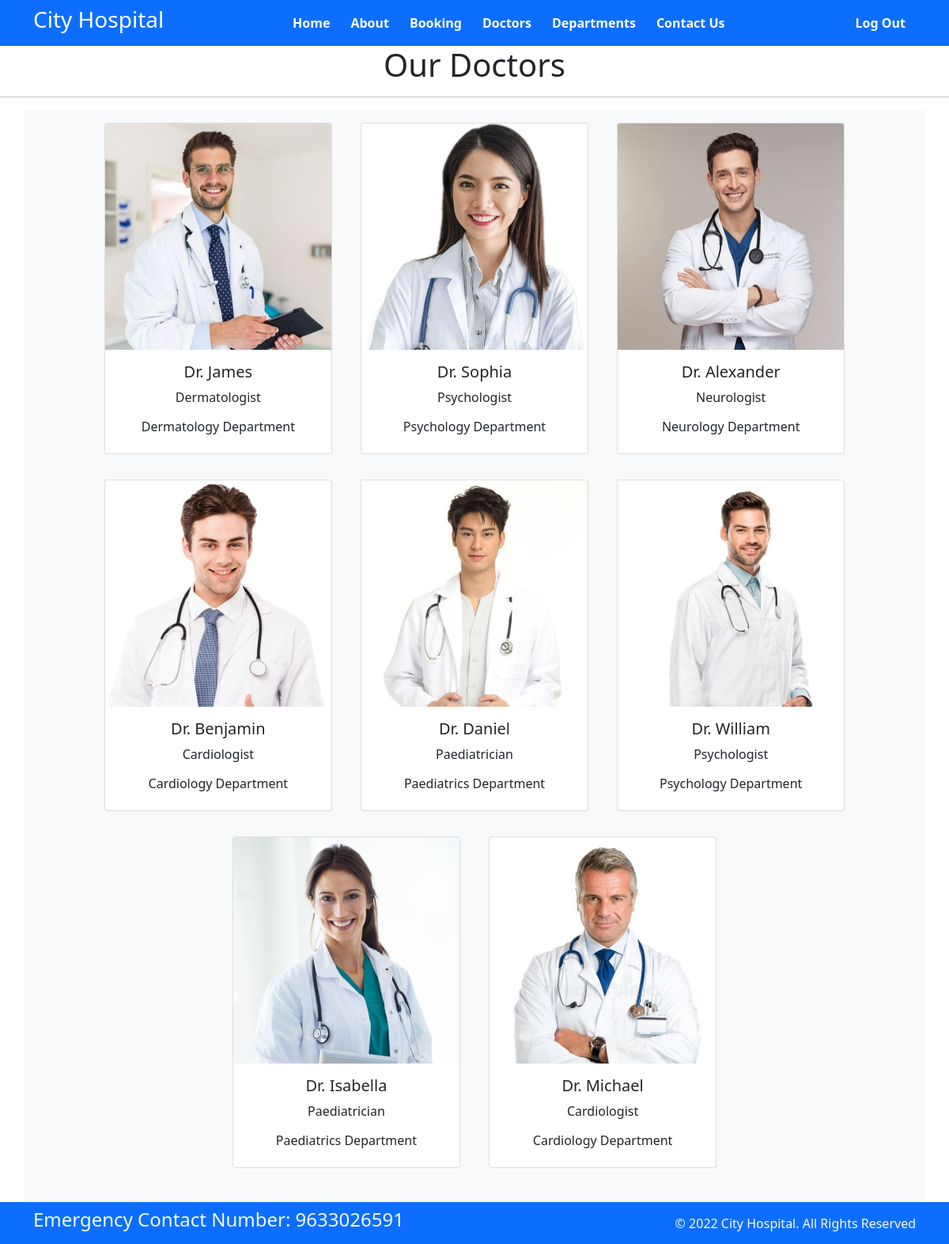
The page /home/doctors/ (signed in) on the database its author committed.
### home/models.py (models this page shows, shortened)
class Doctors(models.Model):
    doc_name = models.CharField(max_length=255)
    doc_spec = models.CharField(max_length=255)
    dep_name = models.ForeignKey(Departments, on_delete=models.CASCADE)
    doc_image = models.ImageField(upload_to='doctors')

class Departments(models.Model):
    dep_name = models.CharField(max_length=100)
    dep_description = models.TextField()
    def __str__(self):
        return self.dep_name

### home/views.py (the view)
# urls.py: path('doctors/', views.doctors, name='doctors'),
@never_cache
@login_required(login_url='login')
def doctors(request):
    dict_docs={
        'doctors': Doctors.objects.all()
    }
    return render(request, 'doctors.html', dict_docs)

### templates/doctors.html (shortened to what this page needs)
{% extends "base.html" %}
{% block content %}
<h1 class="text-center">Our Doctors</h1>
<hr>
<div class="container text-center bg-light" style="padding-bottom: 80px;">
    {% for d in doctors %}
    <div class="card text-center mx-3 my-3" style="width: 18rem; display: inline-block;">
        <img src="{{d.doc_image.url}}" class="card-img-top" alt="...">
        <div class="card-body">
          <h5 class="card-title">Dr. {{d.doc_name}}</h5>
          <p class="card-text">{{d.doc_spec}}</p>
          <h6>{{d.dep_name}} Department</h6>
        </div>
      </div>
    {% endfor %}
</div>
{% endblock %}

### templates/base.html (shortened to what this page needs)
{% load static %}
<!DOCTYPE html>
<html>
  <head>
    <link rel="stylesheet"
      href=" https://cdn.jsdelivr.net/npm/bootstrap@5.1.3/dist/css/bootstrap.min.css ">
    <link rel="stylesheet"
      href="https://use.fontawesome.com/releases/v5.2.0/css/all.css">
    <link rel="stylesheet"
      href="{% static '/css/style.css' %}">
  </head>
  <body>
    <nav class="navbar bg-primary navbar-expand-md ">
      <div class="container">
        <div class="col-2 text-left pl-md-0">
          <h3 class="text-white"> City Hospital </h3>
        </div>
        <div
          class="collapse navbar-collapse justify-content-center col-md-8 navbar-collapse-3">
          <ul class="navbar-nav justify-content-center  fw-bold">
            <li class="nav-item active">
              <a class="nav-link text-white" href="{% url 'home' %}">Home </a>
            </li>
            <li class="nav-item">
              <a class="nav-link text-white" href="{% url 'about' %}">About</a>
            </li>
            <li class="nav-item">
              <a class="nav-link text-white" href="{% url 'booking' %}">Booking</a>
            </li>
            <li class="nav-item">
              <a class="nav-link text-white" href="{% url 'doctors' %}">Doctors</a>
            </li>
			      <li class="nav-item">
              <a class="nav-link text-white" href="{% url 'department' %}">Departments</a>
            </li>
            <li class="nav-item">
              <a class="nav-link text-white" href="{% url 'contact' %}">Contact Us</a>
            </li>
          </ul>
        </div>
        <div>
          <a href="{% url 'logout' %}"><button type="button" class="btn btn-primary" style="font-weight: bold;">Log Out</button></a>
        </div>
      </div>
    </nav>
    {% block content %}{% endblock %}
    <section class="fixed-bottom">
      <footer class="pt-2 pb-2  bg-primary text-light">
        <div class="container">
          <div class="row align-items-center">
            <div class="col-12 col-md-8">
              <h4>Emergency Contact Number: 9633026591</h4>
            </div>
            <div class="col-12 col-md-4 mt-4 mt-md-0 text-center text-md-end">
              © 2022 City Hospital. All Rights Reserved
            </div>
          </div>
        </div>
      </footer>
    </section>
  </body>
</html>

### static/css/style.css (style rules this page uses)
.navbar-nav .nav-item { margin-right: 10px; }

### rows shown on the page
Doctors: doc_image (picture), doc_name "James", doc_spec "Dermatologist", dep_name "Dermatology"
Doctors: doc_image (picture), doc_name "Sophia", doc_spec "Psychologist", dep_name "Psychology"
Doctors: doc_image (picture), doc_name "Alexander", doc_spec "Neurologist", dep_name "Neurology"
Doctors: doc_image (picture), doc_name "Benjamin", doc_spec "Cardiologist", dep_name "Cardiology"
Doctors: doc_image (picture), doc_name "Daniel", doc_spec "Paediatrician", dep_name "Paediatrics"
Doctors: doc_image (picture), doc_name "William", doc_spec "Psychologist", dep_name "Psychology"
Doctors: doc_image (picture), doc_name "Isabella", doc_spec "Paediatrician", dep_name "Paediatrics"
Doctors: doc_image (picture), doc_name "Michael", doc_spec "Cardiologist", dep_name "Cardiology"
